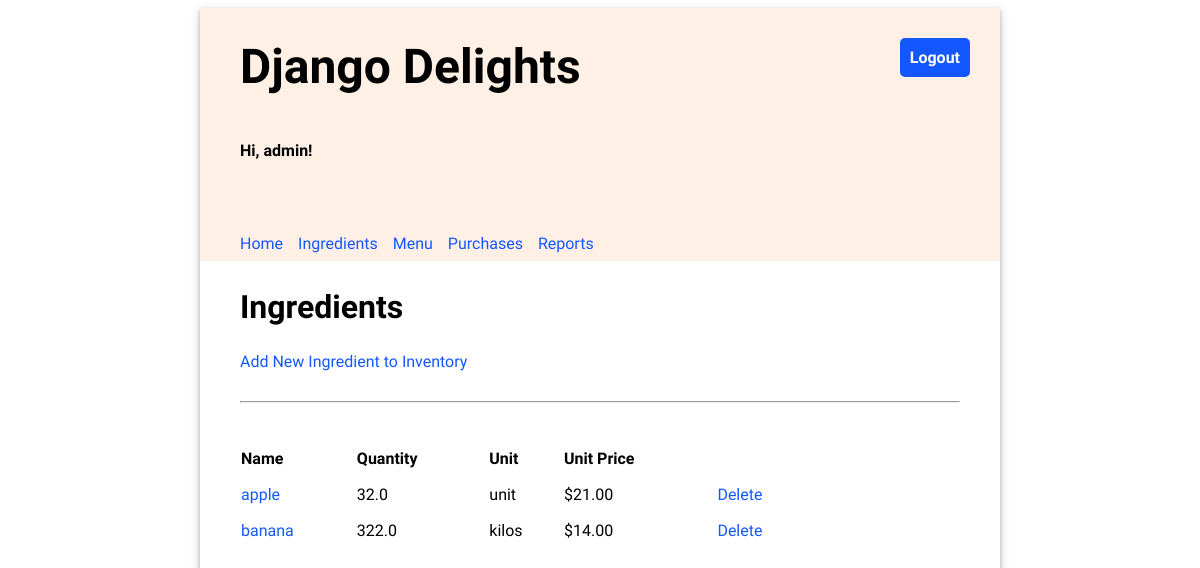
Page /ingredients/ (signed in) on the earlier database version.
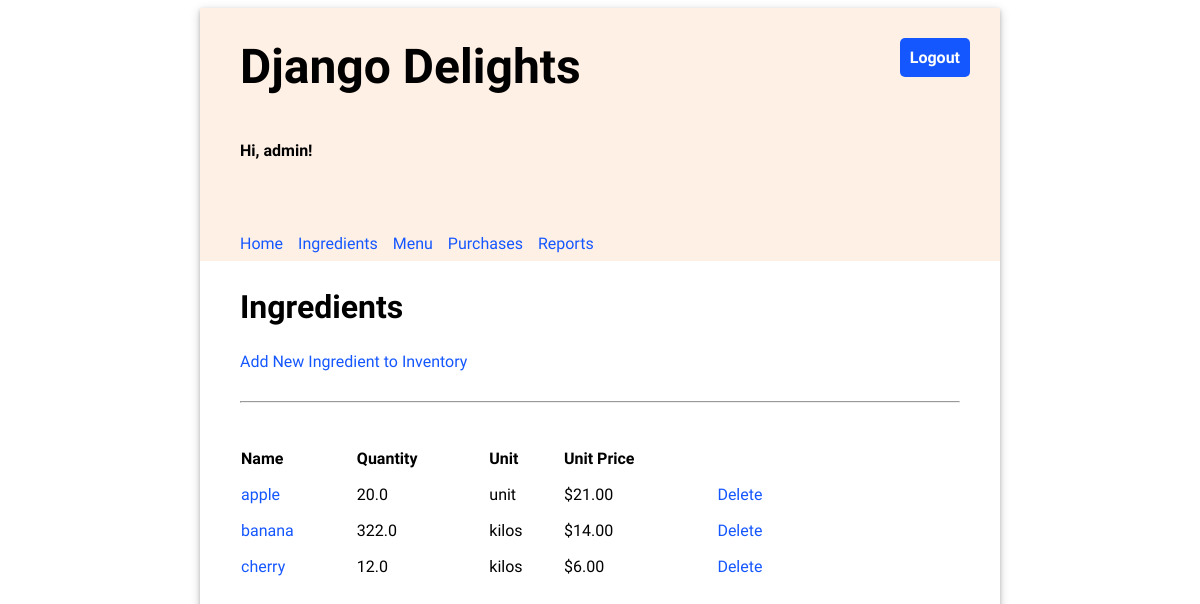
Same page on the later database version.
### inventory/models.py (models this page shows, shortened)
class Ingredient(models.Model):
    id = models.AutoField(primary_key=True)
    name = models.CharField(max_length=200, unique=True)
    quantity = models.FloatField(default=0)
    unit = models.CharField(max_length=200)
    price_per_unit = models.FloatField(default=0)

### inventory/views.py (the view)
# urls.py: path('ingredients/', views.IngredientList.as_view(), name="ingredients"),
class IngredientList(LoginRequiredMixin, generic.ListView):
    model = Ingredient
    template_name = 'inventory/ingredients_list.html'
    context_object_name = 'object_list'
    def get_context_data(self, **kwargs):
        context = super().get_context_data(**kwargs)
        context['objects'] = Ingredient.objects.all()
        return context

### templates/inventory/ingredients_list.html (shortened to what this page needs)
{% extends 'base.html' %}
{% load static %}
{% block content %}
    <h2>Ingredients</h2>
    <a href="{% url 'inventory:add_ingredient' %} ">Add New Ingredient to Inventory</a>
    <hr/>
    <table class="inventory-table">
        <thead>
            <tr>
                <th>Name</th>
                <th>Quantity</th>
                <th>Unit</th>
                <th>Unit Price</th>
                <th></th>
            </tr>
        </thead>
        <tbody>
        {% for ingredient in object_list %}
            <tr>
                <td>
                    <a href="{% url 'inventory:update_ingredient' ingredient.id %}">{{ ingredient.name }}</a>
                </td>
                <td>{{ ingredient.quantity }}</td>
                <td>{{ ingredient.unit }}</td>
                <td class="price">${{ ingredient.price_per_unit|stringformat:".2f" }}</td>
                <td class="price"><a href="{% url 'inventory:delete_ingredient' ingredient.id %}">Delete</a></td>
            </tr>
        {% endfor %}
        </tbody>
    </table>
{% endblock %}

Differences in the rows shown:
changed Ingredient "apple": quantity "32.0" → "20.0"
added Ingredient: name "cherry", quantity "12.0", unit "kilos", price_per_unit "6.00"
